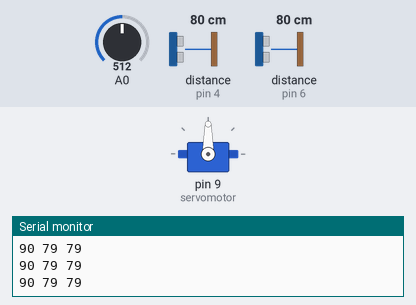
Bench run of a sketch on a simulated Arduino Uno, built with avr-gcc and run on an emulated ATmega328P. Parts: servo, the last lines printed to the serial monitor. Wiring (inferred from the names in the program): 2 × ultrasonic range finder: trigger pin 3, echo pin 4 / trigger pin 5, echo pin 6. The test bench sets the inputs (shaded band); at power-on: A0 = 512, distance to the obstacle (sensors on pin 4, pin 6) 80 cm. The echo pulse lasts 58.3 µs per cm.

Above: at 1.2 s.
1.3 s: A0 set to 107
At 1.6 s:
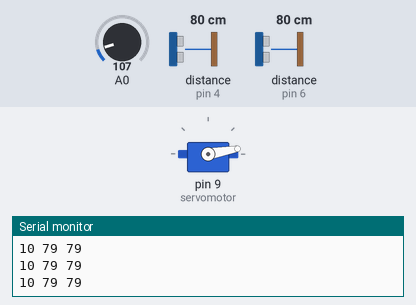
2.8 s: A0 set to 92
At 3.4 s:
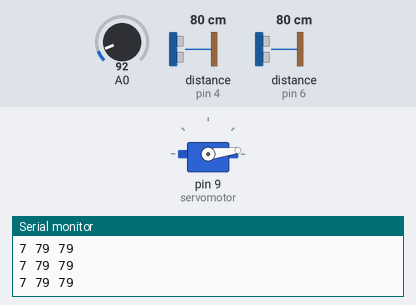
4.3 s: A0 set to 190
At 5.3 s:
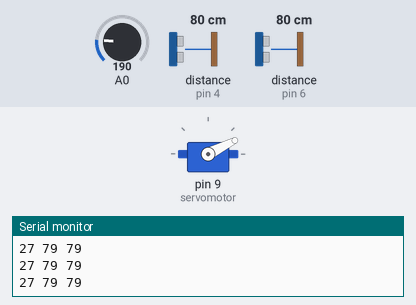
5.8 s: A0 set to 553
At 7.0 s:
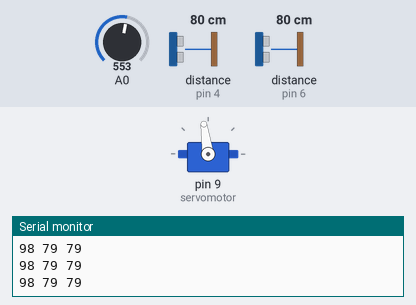
7.3 s: A0 set to 579
At 7.8 s:
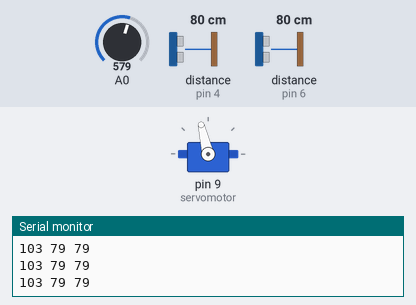
Timing chart, 0 to 10.3 s (numbered marks = the images above; inputs shaded):
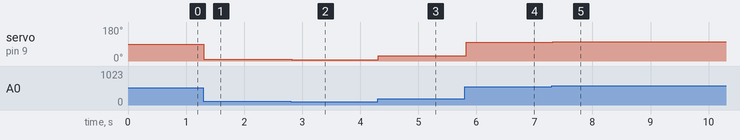

The sketch:

Mapper_2D.ino
```cpp
#include <Servo.h>
Servo servomotor; //definirea obiectului pentru a controla servomotorul

//Primul Senzor Ultrasonic
#define trig1 3
#define echo1 4

//Al doilea Senzor Ultrasonic
#define trig2 5
#define echo2 6

//Definim pinul analogic
double valoareA0; //variabila folosita pentru a citi datele potentiometrului
int unghi; //variabila folosita pentru a converti datele de pe pinul A0 in unghiuri

//Definirea variabilelor
double durata1,durata2; //Variabilele folosite pentru determinarea duratieti undelor de sunet
int distanta1; //Variabilele folosite pentru determinarea distantei
int distanta2;

void setup() {
  pinMode(trig1, OUTPUT);
  pinMode(echo1, INPUT);
  pinMode(trig2, OUTPUT);
  pinMode(echo2, INPUT);
  Serial.begin(9600);
  servomotor.attach(9);  //seteaza pinul 9 ca pin de control al motorului
}

void loop() {

  valoareA0 = analogRead(A0);
  unghi = map(valoareA0, 0, 1023, -10, 190);
  servomotor.write(unghi);
  delay(10);

  digitalWrite(trig1, LOW);
  delayMicroseconds(3);
  digitalWrite(trig1, HIGH);
  delayMicroseconds(20);
  digitalWrite(trig1, LOW);

  durata1 = pulseIn(echo1, HIGH);
  distanta1 = durata1 * 0.0343 / 2;
  if(distanta1 > 400) return;


  digitalWrite(trig2, LOW);
  delayMicroseconds(3);
  digitalWrite(trig2, HIGH);
  delayMicroseconds(20);
  digitalWrite(trig2, LOW);
  durata2 = pulseIn(echo2, HIGH);
  distanta2 = durata2 * 0.0343 / 2;
  if(distanta2 > 400) return;

  //artificiu de calcul pentru a mari precizia potentiometrului
  if(unghi >= -10 && unghi<=-1) {
    unghi = 0;}
  if(unghi > 180  && unghi < 190) {
    unghi = 180;}

  Serial.println (String(unghi)+" "+String(distanta1)+" "+String(distanta2));
  delay(10);

}
```

Measured:
- after the input at 1.3 s, servo on pin 9 (servomotor): 90° → 10° at once
- after the input at 2.8 s, servo on pin 9 (servomotor): 10° → 7° at once
- after the input at 4.3 s, servo on pin 9 (servomotor): 7° → 27° at once
- after the input at 5.8 s, servo on pin 9 (servomotor): 27° → 98° at once
- after the input at 7.3 s, servo on pin 9 (servomotor): 98° → 103° at once
